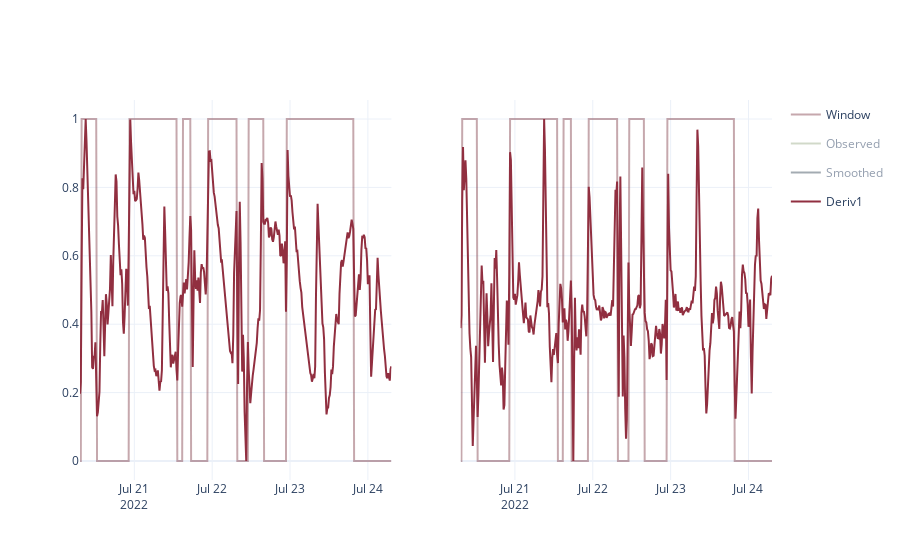

Source (notebook cell):
### Code cell
fig.update_traces(visible="legendonly", selector=dict(name="Observed"))
fig.update_traces(visible="legendonly", selector=dict(name="Smoothed"))
fig.update_traces(visible=True, selector=dict(name="Deriv1"))

### Figure 1 — Plotly figure (JSON) as saved in the notebook; plotly's stock layout.template omitted (floating-point values rounded to 4 significant figures; data arrays with more than 128 entries replaced by an {"elided": "..."} marker saying what was removed)
{"data": [{"legendgroup": "Window", "line": {"color": "#702632"}, "mode": "lines", "name": "Window", "opacity": 0.4, "type": "scatter", "x": {"elided": "385 str values"}, "xaxis": "x", "y": {"elided": "385 int values"}, "yaxis": "y"}, {"legendgroup": "Observed", "line": {"color": "#A4B494"}, "mode": "lines", "name": "Observed", "opacity": 1, "type": "scatter", "visible": "legendonly", "x": {"elided": "385 str values"}, "xaxis": "x", "y": {"elided": "385 float values"}, "yaxis": "y"}, {"legendgroup": "Smoothed", "line": {"color": "#495867"}, "mode": "lines", "name": "Smoothed", "opacity": 1, "type": "scatter", "visible": "legendonly", "x": {"elided": "385 str values"}, "xaxis": "x", "y": {"elided": "385 float values"}, "yaxis": "y"}, {"legendgroup": "Deriv1", "line": {"color": "#912F40"}, "mode": "lines", "name": "Deriv1", "opacity": 1, "type": "scatter", "visible": true, "x": {"elided": "385 str values"}, "xaxis": "x", "y": {"elided": "385 float values"}, "yaxis": "y"}, {"legendgroup": "Window", "line": {"color": "#702632"}, "mode": "lines", "name": "Window", "opacity": 0.4, "showlegend": false, "type": "scatter", "x": {"elided": "385 str values"}, "xaxis": "x2", "y": {"elided": "385 int values"}, "yaxis": "y2"}, {"legendgroup": "Observed", "line": {"color": "#A4B494"}, "mode": "lines", "name": "Observed", "opacity": 1, "showlegend": false, "type": "scatter", "visible": "legendonly", "x": {"elided": "385 str values"}, "xaxis": "x2", "y": {"elided": "385 float values"}, "yaxis": "y2"}, {"legendgroup": "Smoothed", "line": {"color": "#495867"}, "mode": "lines", "name": "Smoothed", "opacity": 1, "showlegend": false, "type": "scatter", "visible": "legendonly", "x": {"elided": "385 str values"}, "xaxis": "x2", "y": {"elided": "385 float values"}, "yaxis": "y2"}, {"legendgroup": "Deriv1", "line": {"color": "#912F40"}, "mode": "lines", "name": "Deriv1", "opacity": 1, "showlegend": false, "type": "scatter", "visible": true, "x": {"elided": "385 str values"}, "xaxis": "x2", "y": {"elided": "385 float values"}, "yaxis": "y2"}], "layout": {"xaxis": {"anchor": "y", "domain": [0, 0.45]}, "xaxis2": {"anchor": "y2", "domain": [0.55, 1]}, "yaxis": {"anchor": "x", "domain": [0, 1]}, "yaxis2": {"anchor": "x2", "domain": [0, 1], "matches": "y", "showticklabels": false}}}
